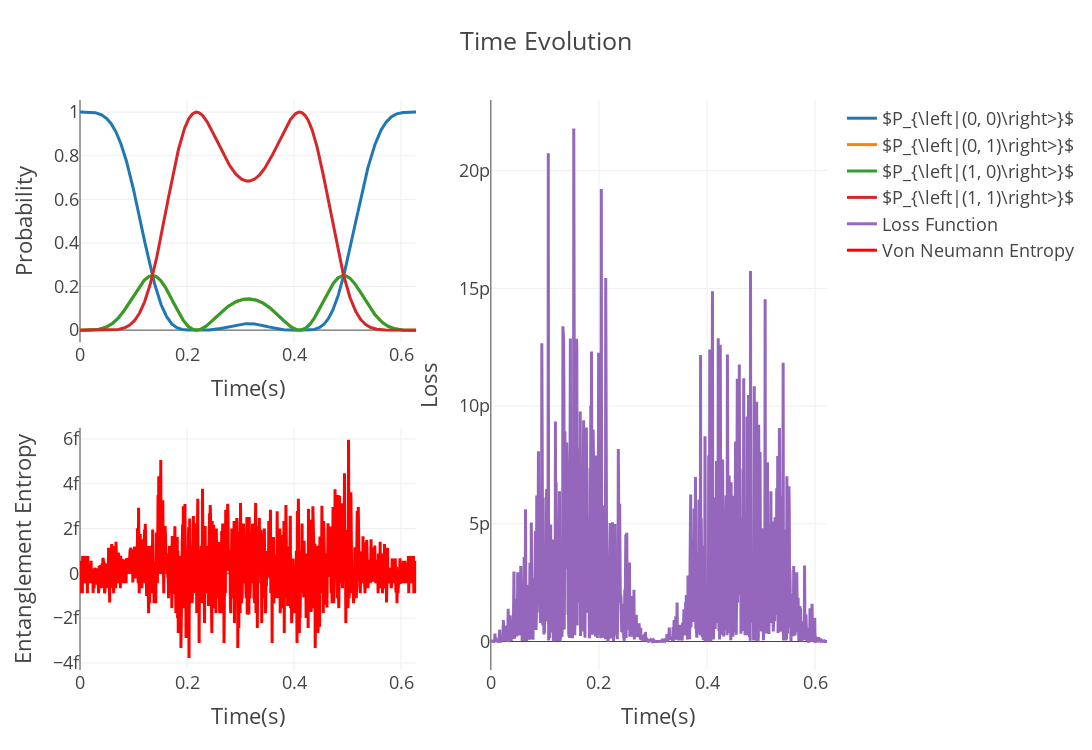

The cell this chart's notebook holds for it:
### Markdown cell above
$$
\begin{equation}
    H(t) = J_{i}B^{i}
\end{equation}
$$
$$ 
    H(t) = J_{1}B^{1}\sin(\omega t)
$$
$$
\begin{equation}
    [H(t_1), H(t_2)] = 0 \;\forall\; t_1, t_2
\end{equation}
$$
$$
\begin{equation}
    U(t) = \text{exp}\left[-i J_1 B_1 \int_{0}^{t} dt' sin(\omega t')\right]
\end{equation}
$$

### Code cell
import torch as torch
from qunum import qunum as qn
from qunum.jupyter_tools.plotting import *
from itertools import product
setup_plotly()
S = qn.TQobj(qn.algebra.representations.su.get_pauli(to_tensor=True), n_particles = 1)
B = (1e1, 0, 0)
w = 10
Jx = (S[1]^S[0]) + (S[0]^S[1])
H0 = Jx*B[0]
t = torch.linspace(0, 2*torch.pi/w, 1000, requires_grad=True)
H = qn.einsum('A,ij->Aij', torch.sin(w*t), H0)
e1, e0 = qn.TQobj([[0],[1]], dtype = torch.complex128), qn.TQobj(torch.tensor([[1],[0]], dtype = torch.complex128))
p = (e0^e0)@ (e0^e0).dag()
U = (
    -1j*(
        qn.einsum('ij, A->Aij',H0, (1-torch.cos(w*t))/w)
    )
).expm() 

p = U.dag() @ p @ U

fig = plty_sub.make_subplots(rows=2,cols=2, specs=[[{},{'rowspan':2}],[{},{}]])
for i,j in enumerate((product(*[range(p._metadata.dims[d]) for d in p._metadata.dims]))):
    fig.add_trace(go.Scatter(y=p[:,i, i].detach().real, x = t.detach().real, name='$P_{\\left|'+str(j)+'\\right>}$'),row=1,col=1)
fig.update_xaxes(title = 'Time(s)', row=1,col=1)
fig.update_yaxes(title = 'Probability',row= 1, col=1)
fig.update_layout(title = 'Time Evolution', height = 750, width= 1500)

Loss = (1j*qn.Dx(U, t,0)-H@U)

Loss = (Loss.dag() @ Loss).real.sum(dim=(1,2))

fig.add_trace(go.Scatter(y = Loss.detach().numpy()[10:], x = t.detach().numpy(), name = 'Loss Function'), row = 1, col=2)
S = p.Tr(0).entropy().real

fig.add_trace(go.Scatter(y = S.detach() , x = t.detach(), line=dict(color='red'), name="Von Neumann Entropy"), col=1, row=2)
fig.update_xaxes(title = 'Time(s)', row=2,col=1)
fig.update_yaxes(title = 'Entanglement Entropy',row= 2, col=1)
fig.update_xaxes(title = 'Time(s)', row=1,col=2)
fig.update_yaxes(title = 'Loss',row= 1, col=2)
iplot(fig)

### Figure 1 — Plotly figure (JSON) as saved in the notebook; plotly's stock layout.template omitted (floating-point values rounded to 4 significant figures; data arrays with more than 128 entries replaced by an {"elided": "..."} marker saying what was removed)
{"data": [{"name": "$P_{\\left|(0, 0)\\right>}$", "type": "scatter", "visible": true, "x": {"elided": "1000 float values"}, "xaxis": "x", "y": {"elided": "1000 float values"}, "yaxis": "y"}, {"name": "$P_{\\left|(0, 1)\\right>}$", "type": "scatter", "visible": true, "x": {"elided": "1000 float values"}, "xaxis": "x", "y": {"elided": "1000 float values"}, "yaxis": "y"}, {"name": "$P_{\\left|(1, 0)\\right>}$", "type": "scatter", "visible": true, "x": {"elided": "1000 float values"}, "xaxis": "x", "y": {"elided": "1000 float values"}, "yaxis": "y"}, {"name": "$P_{\\left|(1, 1)\\right>}$", "type": "scatter", "visible": true, "x": {"elided": "1000 float values"}, "xaxis": "x", "y": {"elided": "1000 float values"}, "yaxis": "y"}, {"name": "Loss Function", "type": "scatter", "x": {"elided": "1000 float values"}, "xaxis": "x2", "y": {"elided": "990 float values"}, "yaxis": "y2"}, {"line": {"color": "red"}, "name": "Von Neumann Entropy", "type": "scatter", "x": {"elided": "1000 float values"}, "xaxis": "x3", "y": {"elided": "1000 float values"}, "yaxis": "y3"}], "layout": {"height": 750, "title": {"text": "Time Evolution"}, "width": 1500, "xaxis": {"anchor": "y", "autorange": true, "domain": [0, 0.45], "range": [0, 0.6283], "title": {"text": "Time(s)"}, "type": "linear"}, "xaxis2": {"anchor": "y2", "autorange": true, "domain": [0.55, 1], "range": [0, 0.622], "title": {"text": "Time(s)"}, "type": "linear"}, "xaxis3": {"anchor": "y3", "autorange": true, "domain": [0, 0.45], "range": [0, 0.6283], "title": {"text": "Time(s)"}, "type": "linear"}, "xaxis4": {"anchor": "y4", "domain": [0.55, 1]}, "yaxis": {"anchor": "x", "autorange": true, "domain": [0.575, 1], "range": [-0.05556, 1.056], "title": {"text": "Probability"}, "type": "linear"}, "yaxis2": {"anchor": "x2", "autorange": true, "domain": [0, 1], "range": [-1.211e-12, 2.3e-11], "title": {"text": "Loss"}, "type": "linear"}, "yaxis3": {"anchor": "x3", "autorange": true, "domain": [0, 0.425], "range": [-4.315e-15, 6.498e-15], "title": {"text": "Entanglement Entropy"}, "type": "linear"}, "yaxis4": {"anchor": "x4", "domain": [0, 0.425]}}}
